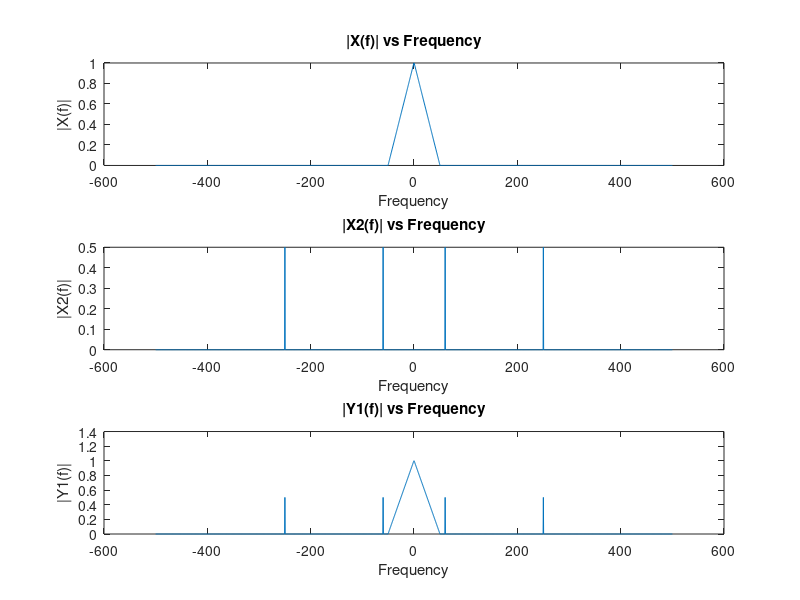
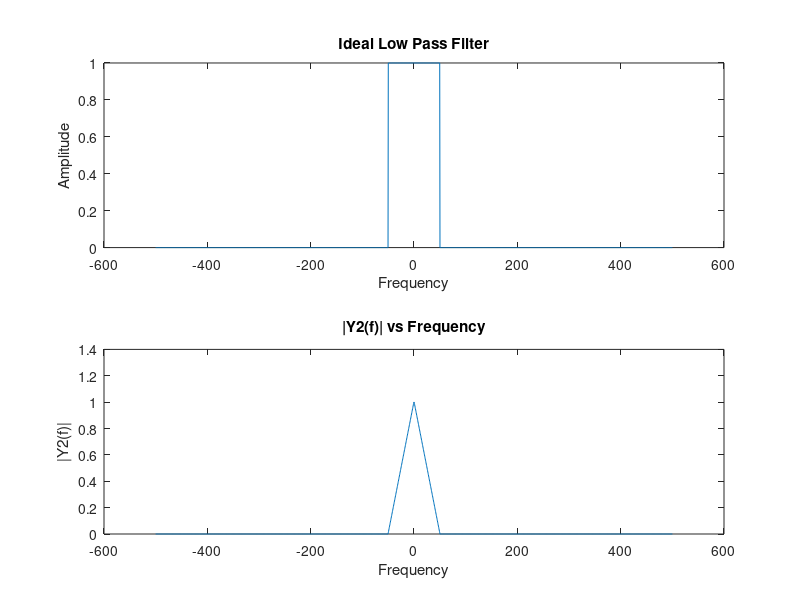
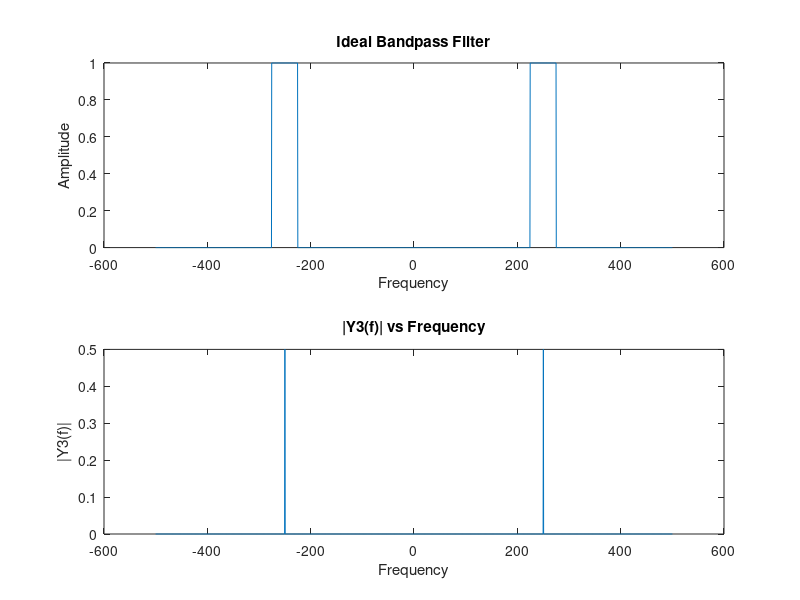
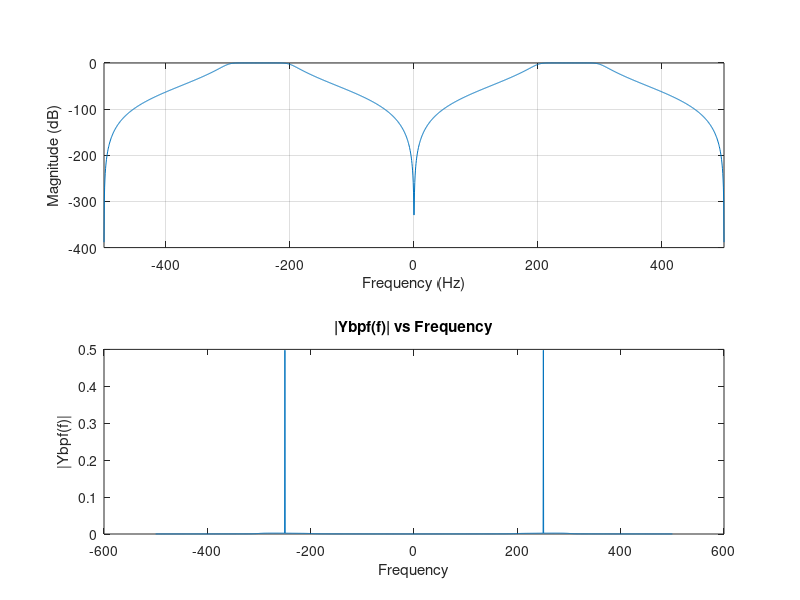

Write MATLAB code to recreate these figures, in order.
%% Construction of the Signals
%a)

fs=1000;
Ts=1/fs;

t=0:Ts:2-Ts;

x_1=cos(2*pi*60*t);
x_2=cos(2*pi*250*t);

x2=x_1+x_2;

N=length(t);

fft_x2=fft(x2,N);

%% b)

x_3=zeros(1,(((N)/2)-101));
f1=-50:1000/N:0;
f2=0:1000/N:50;

first_part=(1/50)*(f1+50);
second_part=(-1/50)*(f2-50);

fft_x=[x_3 first_part second_part x_3];

%% c)

Y1=(fftshift(abs(fft_x2))/N) +abs(fft_x);

%% d)
f_vector=linspace(-500,500,N);

figure;
subplot(3,1,1);
plot(f_vector,fft_x);
xlabel('Frequency');
ylabel('|X(f)|');
title('|X(f)| vs Frequency');

subplot(3,1,2);
plot(f_vector,fftshift(abs(fft_x2))/N);
xlabel('Frequency');
ylabel('|X2(f)|');
title('|X2(f)| vs Frequency');

subplot(3,1,3);
plot(f_vector,Y1);
xlabel('Frequency');
ylabel('|Y1(f)|');
title('|Y1(f)| vs Frequency');

%% Filtering
%a)

x_4=ones(1,200);

ideal_low_pass_filter=[0 x_3 x_4 x_3 0];

Y2=Y1.*ideal_low_pass_filter;

%% b)

figure;
subplot(2,1,1);
plot(f_vector,ideal_low_pass_filter);
xlabel('Frequency');
ylabel('Amplitude');
title('Ideal Low Pass Filter');

subplot(2,1,2);
plot(f_vector,Y2);
xlabel('Frequency');
ylabel('|Y2(f)|');
title('|Y2(f)| vs Frequency');

%% c)

ideal_bandpass_filter=zeros(1,N);

ideal_bandpass_filter(450:550)=1;
ideal_bandpass_filter(1450:1550)=1;

Y3=Y1.*ideal_bandpass_filter;

%% d)

figure;
subplot(2,1,1);
plot(f_vector,ideal_bandpass_filter);
xlabel('Frequency');
ylabel('Amplitude');
title('Ideal Bandpass Filter');

subplot(2,1,2);
plot(f_vector,Y3);
xlabel('Frequency');
ylabel('|Y3(f)|');
title('|Y3(f)| vs Frequency');

%% e)

[B,A]=butter(5,[0.4 0.6],'bandpass');

butter_bandpass=filter(B,A,x2);

Ybpf=fftshift(abs(fft(butter_bandpass,N)))/N;

%% f)

figure;
subplot(2,1,1);
freqz(B,A,f_vector,fs);
title('Butter Bandpass Filter');

subplot(2,1,2);
plot(f_vector,Ybpf);
xlabel('Frequency');
ylabel('|Ybpf(f)|');
title('|Ybpf(f)| vs Frequency');
